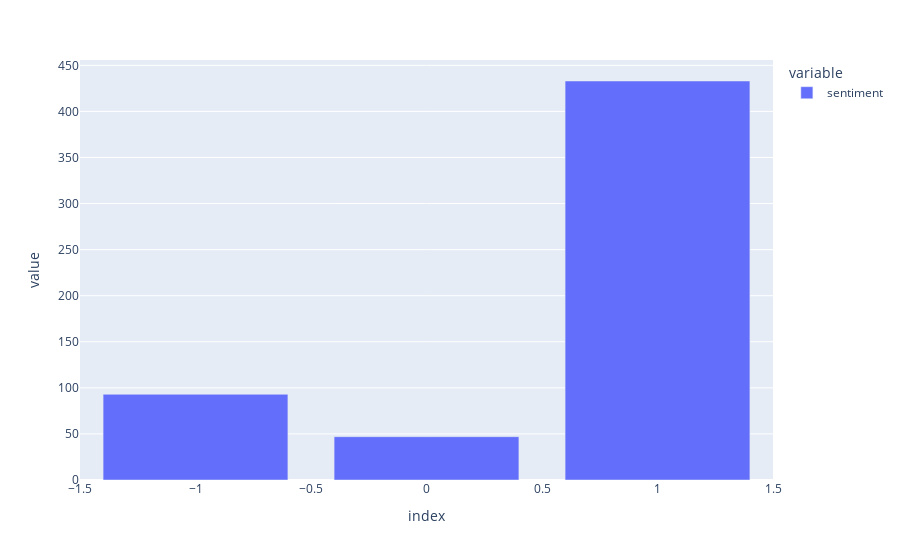

The notebook cell this image was saved under:
### Code cell
px.bar(df_copy.sentiment.value_counts())

### Figure 1 — Plotly figure (JSON) as saved in the notebook; plotly's stock layout.template omitted (floating-point values rounded to 4 significant figures)
{"data": [{"alignmentgroup": "True", "hovertemplate": "variable=sentiment<br>index=%{x}<br>value=%{y}<extra></extra>", "legendgroup": "sentiment", "marker": {"color": "#636efa", "pattern": {"shape": ""}}, "name": "sentiment", "offsetgroup": "sentiment", "orientation": "v", "showlegend": true, "textposition": "auto", "type": "bar", "x": [1, -1, 0], "xaxis": "x", "y": [433, 93, 47], "yaxis": "y"}], "layout": {"barmode": "relative", "legend": {"title": {"text": "variable"}, "tracegroupgap": 0}, "margin": {"t": 60}, "xaxis": {"anchor": "y", "domain": [0, 1], "title": {"text": "index"}}, "yaxis": {"anchor": "x", "domain": [0, 1], "title": {"text": "value"}}}}
